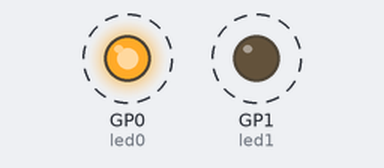
This program was run on a simulated Raspberry Pi Pico running MicroPython. On the bench: output pins drawn as LEDs (lit = HIGH). Dashed ring = blinking.

Above: at 0.1 s.
Timing chart, 0 to 3.0 s (numbered marks = the images above):
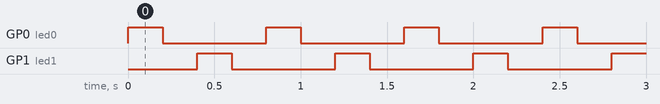

Measured:
- by itself, GP0 (led0), GP1 (led1): alternates HIGH for 0.20 s and LOW for 0.60 s
- by itself, everything shown: repeats every 0.80 s, in 4 steps

The program:

loop.py
```python
import machine
import utime

led0=machine.Pin(0,machine.Pin.OUT)
led1=machine.Pin(1,machine.Pin.OUT)

blink=30

while blink<50:
    led0.on()
    utime.sleep(0.2)
    led0.off()
    utime.sleep(0.2)

    led1.on()
    utime.sleep(0.2)
    led1.off()
    utime.sleep(0.2)
print("bye")
```
